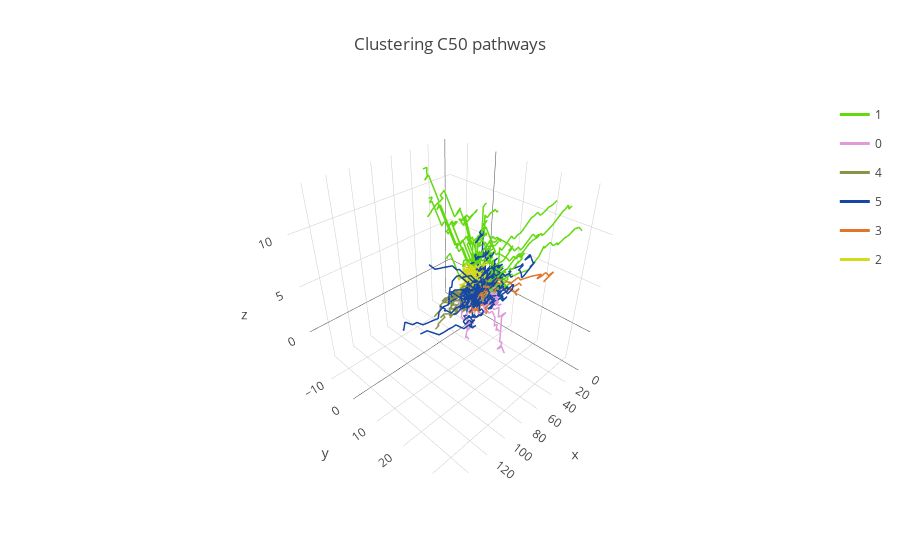

The notebook cell this image was saved under:
### Markdown cell above
Plotting

### Code cell
data=[]

#color code by label

clusters = single_cancer_df['cluster'].unique()

np.random.seed(seed=20)
for c in clusters:

    color = np.random.randint(255, size=(1, 3))[0]
    
    c_sequences = single_cancer_df[single_cancer_df['cluster'] == c]
    c_sequences100 = random.choices(list(c_sequences['sequence']),k=100)
    
    legend = True
    for s in c_sequences100:
        event_vectors = np.array([list(map3D[e]) for e in s])
        pathway_coordinates = np.cumsum(event_vectors, axis=0)

    
        trace = go.Scatter3d(   x = pathway_coordinates[:,0],
                                y = pathway_coordinates[:,1],
                                z = pathway_coordinates[:,2],
                                mode = 'lines',
                                name = str(c),
                                legendgroup= str(c),
                                line=dict(width=3,color='rgb({}, {}, {})'.format(*color)), 
                                showlegend = legend)
        legend = False
        data.append(trace)

layout = dict(title = 'Clustering '+icd10code+' pathways',
              yaxis = dict(zeroline = False),
              xaxis = dict(zeroline = False)
             )

fig = dict(data=data, layout=layout)
po.iplot(fig)
